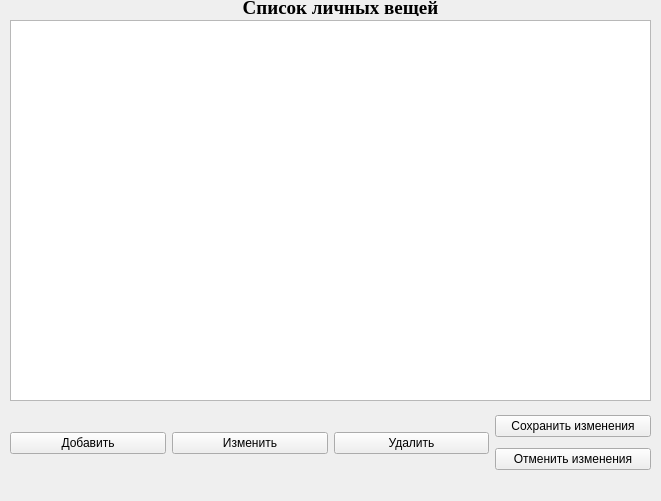
<?xml version="1.0" encoding="UTF-8"?>
<ui version="4.0">
 <class>list_my_item_widget</class>
 <widget class="QWidget" name="list_my_item_widget">
  <property name="geometry">
   <rect>
    <x>0</x>
    <y>0</y>
    <width>661</width>
    <height>501</height>
   </rect>
  </property>
  <property name="maximumSize">
   <size>
    <width>16777215</width>
    <height>16777215</height>
   </size>
  </property>
  <property name="windowTitle">
   <string>Form</string>
  </property>
  <widget class="QLabel" name="label">
   <property name="geometry">
    <rect>
     <x>90</x>
     <y>0</y>
     <width>501</width>
     <height>16</height>
    </rect>
   </property>
   <property name="font">
    <font>
     <family>Times New Roman</family>
     <pointsize>14</pointsize>
     <weight>75</weight>
     <bold>true</bold>
    </font>
   </property>
   <property name="layoutDirection">
    <enum>Qt::LeftToRight</enum>
   </property>
   <property name="text">
    <string>Список личных вещей</string>
   </property>
   <property name="alignment">
    <set>Qt::AlignCenter</set>
   </property>
  </widget>
  <widget class="QWidget" name="layoutWidget">
   <property name="geometry">
    <rect>
     <x>10</x>
     <y>410</y>
     <width>641</width>
     <height>67</height>
    </rect>
   </property>
   <layout class="QHBoxLayout" name="horizontalLayout">
    <item>
     <widget class="QPushButton" name="pushButton">
      <property name="text">
       <string>Добавить</string>
      </property>
     </widget>
    </item>
    <item>
     <widget class="QPushButton" name="pushButton_4">
      <property name="text">
       <string>Изменить</string>
      </property>
     </widget>
    </item>
    <item>
     <widget class="QPushButton" name="pushButton_5">
      <property name="text">
       <string>Удалить</string>
      </property>
     </widget>
    </item>
    <item>
     <layout class="QVBoxLayout" name="verticalLayout">
      <item>
       <widget class="QPushButton" name="pushButton_2">
        <property name="text">
         <string>Сохранить изменения</string>
        </property>
       </widget>
      </item>
      <item>
       <widget class="QPushButton" name="pushButton_3">
        <property name="text">
         <string>Отменить изменения</string>
        </property>
       </widget>
      </item>
     </layout>
    </item>
   </layout>
  </widget>
  <widget class="QTableView" name="tableView">
   <property name="geometry">
    <rect>
     <x>10</x>
     <y>20</y>
     <width>641</width>
     <height>381</height>
    </rect>
   </property>
  </widget>
 </widget>
 <resources/>
 <connections/>
</ui>
